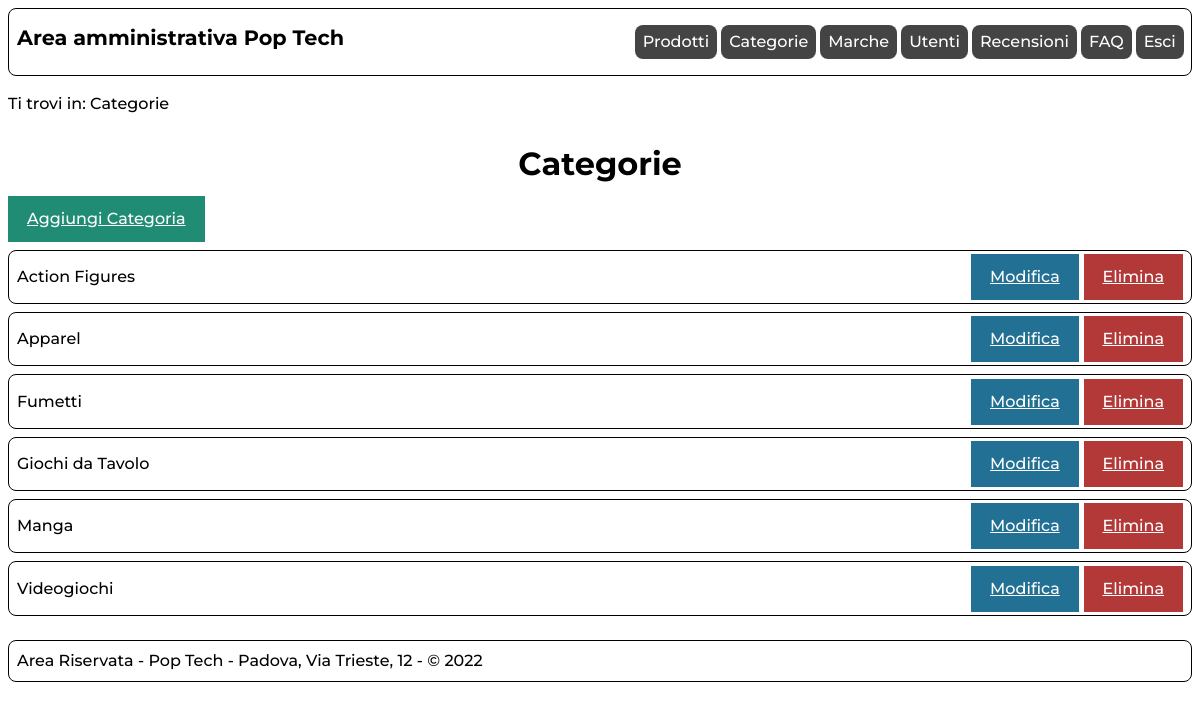
Screenshot of /admin/categorie.php (signed in) with the database file from the repository.
### tables this page shows
CREATE TABLE `categoria` (
  `ID` int(11) UNSIGNED NOT NULL,
  `nome` varchar(100) NOT NULL,
  `inPrimaPagina` tinyint(1) NOT NULL,
  `keywords` varchar(500) NOT NULL,
  `descrizione` varchar(500) NOT NULL
);

### includes/connection.php (called while the page is built, shortened)
<?php
class DBAccess{
    private $connection;
    public function open_connection(){
        $this->connection = mysqli_connect(DBAccess::HOST_DB, DBAccess::USERNAME, DBAccess::PASSWORD, DBAccess::DATABASE_NAME);
        if(mysqli_connect_errno()) {
            echo "Errore di connessione al database: " . mysqli_connect_error();
            return false;
        }
        else{
            return true;
        }
    }
    public function exec_select_query($query){
        $res = mysqli_query($this->connection, $query) or die("Errore DB: ".mysqli_error($this->connection));
        if(mysqli_num_rows($res)==0){
            return array();
        }else{
            $resArray = array();
            while($row = mysqli_fetch_assoc($res)){
                array_push($resArray,$row);
            }
            return $resArray;
        }
    }
}
?>

### admin/categorie.php (the view, shortened to what this page needs)
<?php
    require_once "../includes/connection.php";
    require_once "../includes/utilities.php";
    $template = file_get_contents('layouts/layout.html');
    $title = "Pop Tech";
    $breadcrumbs = '<p>Ti trovi in: Categorie</p>';
    if(!isLoggedIn(true)){
        $content = '<p class="message errorMsg">Attenzione: non disponi dei privilegi necessari per accede a questa pagina.</p>';
    }else{
        $content = "<h1>Categorie</h1>";
        $content .= '<a href="categoria.php" class="btn btn-green" >Aggiungi Categoria</a>';
        $connection = new DBAccess();
        if($connection->open_connection()){
            $categories = $connection->exec_select_query('SELECT id, nome FROM categoria ORDER BY nome;');
            foreach($categories as $category){
                $content .= '<div class="listItem">';
                    $content .= '<span>'.parse_lang($category['nome']).'</span>';
                    $content .= '<a href="categoria.php?id='.$category['id'].'" class="btn btn-info" >Modifica</a>';
                    $content .= '<a href="delete.php?id='.$category['id'].'&type=categoria" class="btn btn-danger" >Elimina</a>';
                $content .= '</div>';
            }
        }else{
            $content .= getDBConnectionError(true);
        }
    }
    $menu = get_admin_menu();
    $template = str_replace('{{menu}}',$menu,$template);
    $template = str_replace('{{onload}}','',$template);
    $template = str_replace('{{title}}',$title,$template);
    $template = str_replace('{{breadcrumbs}}',$breadcrumbs,$template);
    $template = str_replace('{{content}}',$content,$template);
    echo $template;
?>

### styles/admin.css (style rules this page uses)
html,body { font-size: 100%; line-height: 1.5em; height: 100%; margin: auto; }
body { max-width: 1920px; margin: auto; padding: 0em; font-family: 'Montserrat',Arial, Helvetica, sans-serif; }
:root { --acolor: darkblue; --avisitedcolor: purple; --ahovercolor: blue; --libgcolor: #444444; --liabgcolor: #fff; --bordercolor: #000; --itemhovercolor: lightgray; --btncolor:#FFF; --btnbgcolor: #218c74; --btnbordercolor: #218c74; --btninfobordercolor: #227093; --btninfobgcolor: #227093; --btndangerbgcolor: #b33939; --btndangerbordercolor: #b33939; --inputborder: gray; --successcolor: #114c3d; --successbgcolor: #cdf9eb; --successbordercolor: #114c3d; --errorcolor: #7a1717; --errorbgcolor: #edb7ba; --errorbordercolor: #7a1717; }
a { color: var(--acolor); text-decoration: underline; }
nav#menu h1 { flex-grow: 1; font-size: 1.3em; }
nav#menu { display: flex; flex-direction: row; padding: 0em 0.2em 0em 0.5em; margin: 0.5em; border: 1px solid black; border-radius: 0.5em; }
nav#menu ul { padding: 0em; display: inline; }
nav#breadcrumbs { margin: 0.5em; }
.listItem { padding: 0.2em 0.2em 0.2em 0.5em; margin: 0.5em 0em 0.5em 0em; border: 1px solid var(--bordercolor); border-radius: 0.5em; display: flex; flex-wrap: wrap; align-items: center; }
.listItem span { flex-grow: 1; }
.listItem a.btn { margin-right: 0.3em; }
.btn { font-family: 'Montserrat',Arial, Helvetica, sans-serif; text-align: center; padding: .5em 1em .5em 1em; cursor: pointer; display: inline-block; text-align: center; border: 3px solid var(--bordercolor); }
.btn-green,.btn-green:visited,.btn-green:hover { background-color: var(--btnbgcolor); border-color: var(--btnbordercolor); color:var(--btncolor); }
.btn-info,.btn-info:visited,.btn-info:hover { background-color: var(--btninfobgcolor); border-color: var(--btninfobordercolor); color: var(--btncolor); }
.btn-danger,.btn-danger:visited,.btn-danger:hover { background-color: var(--btndangerbgcolor); border-color: var(--btndangerbordercolor); color: var(--btncolor); }
main { padding: 0.5em; }
main h1 { padding: 0.3em; padding-top: 0.1em; text-align: center; margin: 0.3em; }
#content:after { content: ""; display: block; }
footer { display: flex; flex-direction: row; justify-content: space-between; flex-wrap: wrap; margin-top: auto; padding: 0.5em; margin: 0.5em; border: 1px solid black; border-radius: 0.5em; }

### styles/adminMobile.css (style rules this page uses)
nav#menu h1 { flex: 100% 0 0; }
nav#menu { flex: 100% 0 0; flex-wrap: wrap; }
nav#menu ul { padding: 0em; display: inline; }
.listItem span { flex:100% 0 1; margin-bottom: 0.3em; }
.listItem a.btn { margin-right: 0.3em; }
main { padding: 0.5em; }
main h1 { line-height: 1; }

### rows the page displays
categoria: nome "Action Figures"
categoria: nome "Apparel"
categoria: nome "Fumetti"
categoria: nome "Giochi da Tavolo"
categoria: nome "Manga"
categoria: nome "Videogiochi"

### other values shown
$template "Area amministrativa Pop Tech Area Riservata - Pop Tech - Padova, Via Trieste, 12 - © 2022"
$names[$i] "Prodotti"
$names[$i] "Categorie"
$names[$i] "Marche"
$names[$i] "Utenti"
$names[$i] "Recensioni"
$names[$i] "FAQ"
